Frame 1 (no input): blank canvas, image omitted
Frame 60 (no input): blank canvas, image omitted
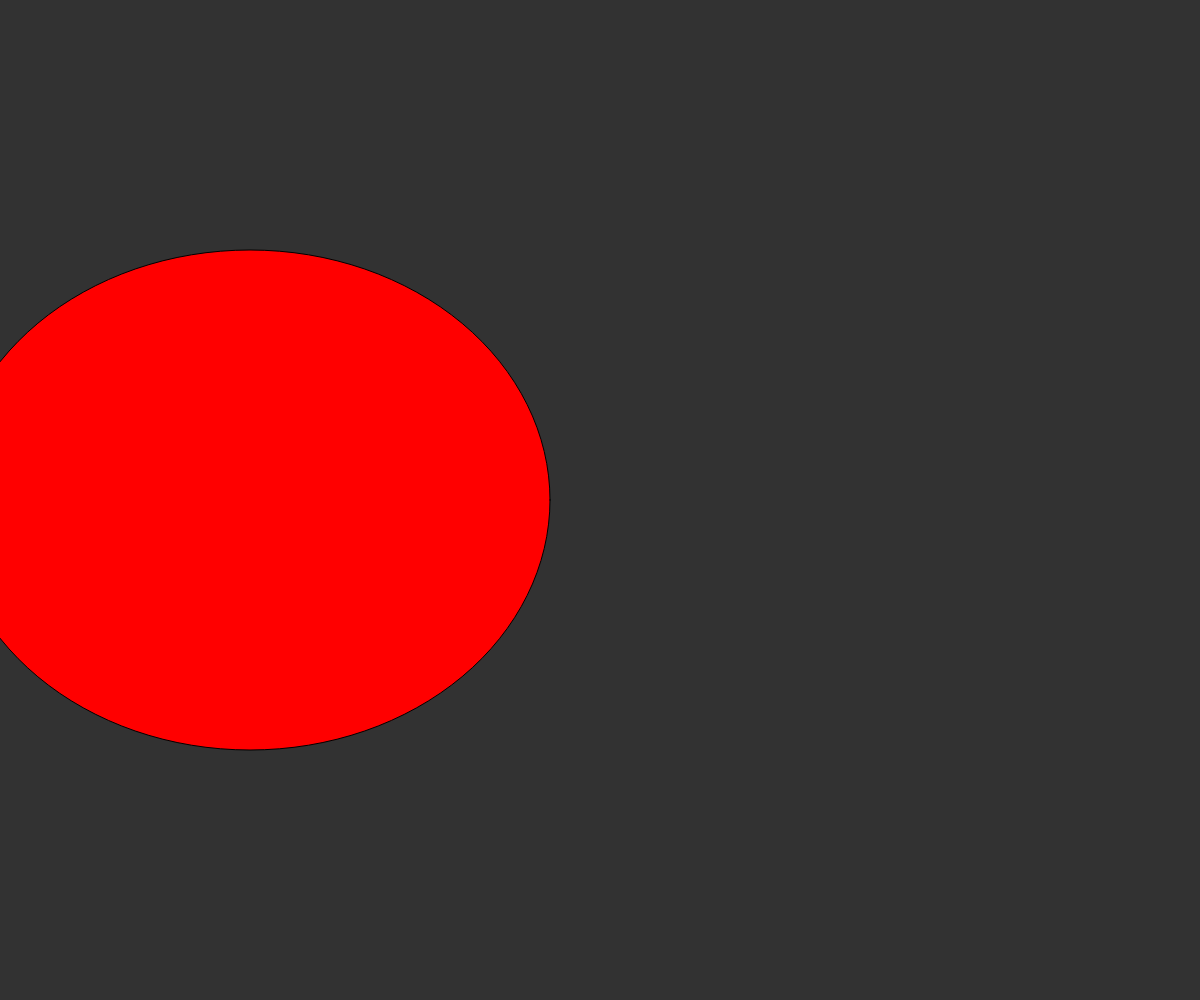
Frame 120 (the mouse pressed at the canvas centre since frame 60)

The p5.js sketch whose frames 1 and 60 were blank and that drew this single picture after the mouse press (run headless with seeded random() and noise() and a simulated clock; from frame 60 on, the mouse is pressed at the canvas centre):

// p5.js sketch
// ── sketch.js
/*xShow a set of shapes based on a conditional 
statement using the mouse coordinates.*/


function setup() {
	createCanvas(windowWidth, windowHeight);
	y =	(width/2, height/2)
	x = ((width/4) + 25, height/4)
}

function draw() {
	background(50);

	/|| is or/
	if (mouseY < width/2) {
		fill(255,0,0)
		ellipse(x, y, mouseX, mouseY);	
					
	}

	if (mouseX > width/2) {
		fill(0,255,0)
		rect(x, y, mouseX, mouseY);
		
	}

	if (mouseY > height/2) {
		fill(0,0,255)
		rect(x, y, mouseX, mouseY);
		
	}

	if (mouseY > (height/2) + 25) {
			fill(0,255,255)
			 rect(x, y, mouseX, mouseY);
			 stroke(50); 
				
					
	}
}
